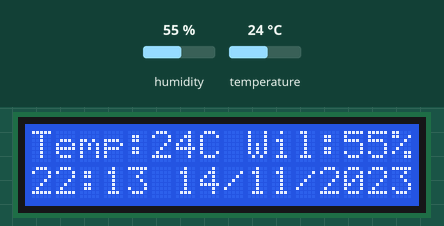
This sketch was run on a simulated Arduino Uno, built with avr-gcc and run on an emulated ATmega328P. On the bench: 16×2 character LCD. Inputs (shaded band) come from the test bench; at power-on: temperature 24 °C, humidity 55 %. The local clock reads 2024-03-15 10:24:30 at power-on unless the sketch sets it.

Above: at 1.2 s.
1.3 s: temperature set to 11 °C
At 2.6 s:
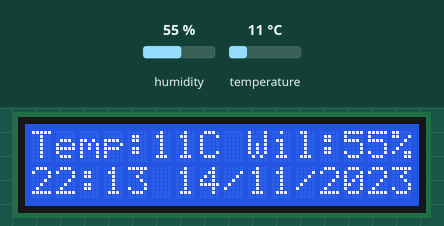
4.1 s: temperature set to 8 °C
At 5.5 s:
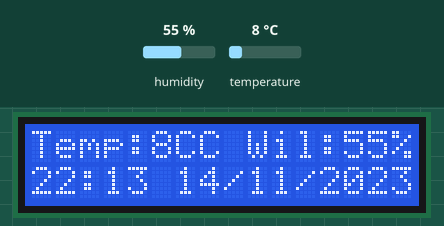
6.9 s: humidity set to 22 %
At 9.0 s:
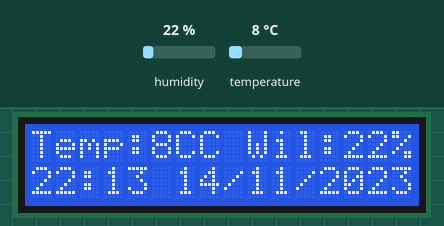
9.9 s: humidity set to 40 %
At 10.8 s:
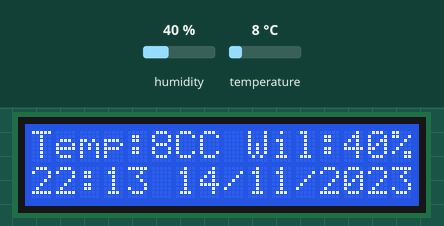
Timing chart, 0 to 12.9 s (numbered marks = the images above; inputs shaded):
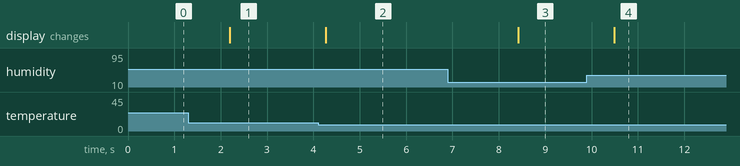

The sketch:

main.ino
```cpp
#include <Wire.h>
#include <LiquidCrystal_I2C.h>
#include <DHT.h>
#include <RTClib.h>

#define I2C_ADDR    0x27
#define BACKLIGHT_PIN     3

LiquidCrystal_I2C lcd(I2C_ADDR, 16, 2);

DHT dht11(4, DHT11);

RTC_DS1307 RTC;

void setup() {
  Serial.begin(9600);

  lcd.init();
  lcd.backlight();

  lcd.setCursor(0, 0);
  lcd.print("Temp:");

  lcd.setCursor(9, 0);
  lcd.print("Wil:");

  Wire.begin();
  RTC.begin();

  RTC.adjust(DateTime(F(__DATE__), F(__TIME__)));
}

void loop() {
  int temp = dht11.readTemperature();
  int hum = dht11.readHumidity();

  lcd.setCursor(5, 0);
  lcd.print(temp);
  lcd.print("C");

  lcd.setCursor(13, 0);
  lcd.print(hum);
  lcd.print("%");

  DateTime now = RTC.now();

  int hours = now.hour();
  int minutes = now.minute();
  int dates = now.day();
  int months = now.month();
  int years = now.year();

  lcd.setCursor(0, 1);
  if (hours < 10) lcd.print("0");
  lcd.print(hours);
  lcd.print(":");
  if (minutes < 10) lcd.print("0");
  lcd.print(minutes);

  lcd.setCursor(6, 1);
  lcd.print(dates);
  lcd.print("/");
  lcd.print(months);
  lcd.print("/");
  lcd.print(years);

  delay(1000);
}
```

Measured:
- the behaviour switches between 10 and 9 °C on temperature (found by bisection; images 1 and 2)
- after the input at 1.3 s, the display: changes after 0.90 s (image 1)
- after the input at 4.1 s, the display: changes after 0.17 s (image 2)
- after the input at 6.9 s, the display: changes after 1.5 s (image 3)
- after the input at 9.9 s, the display: changes after 0.58 s (image 4)
